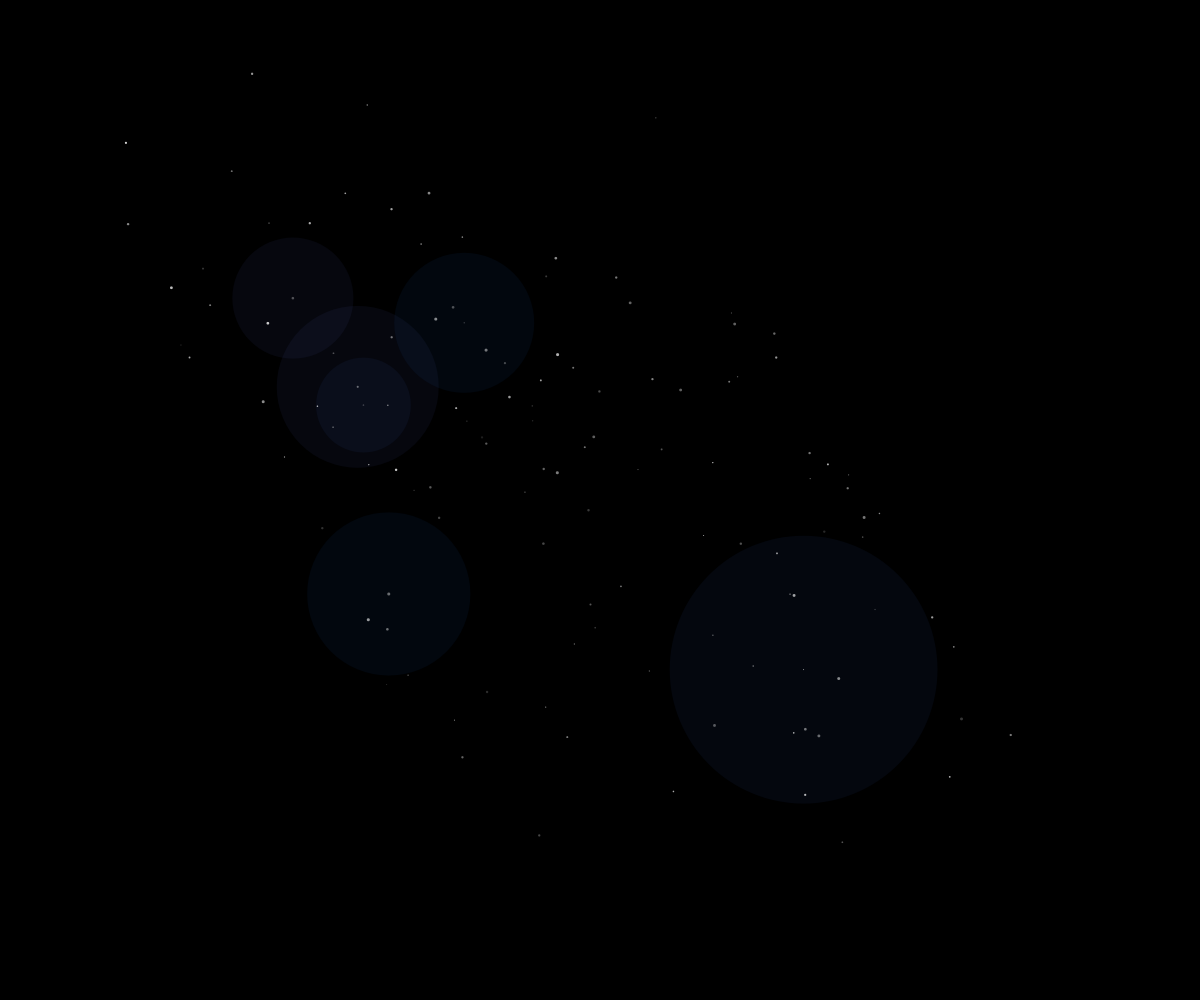
Frame 1 (no input)
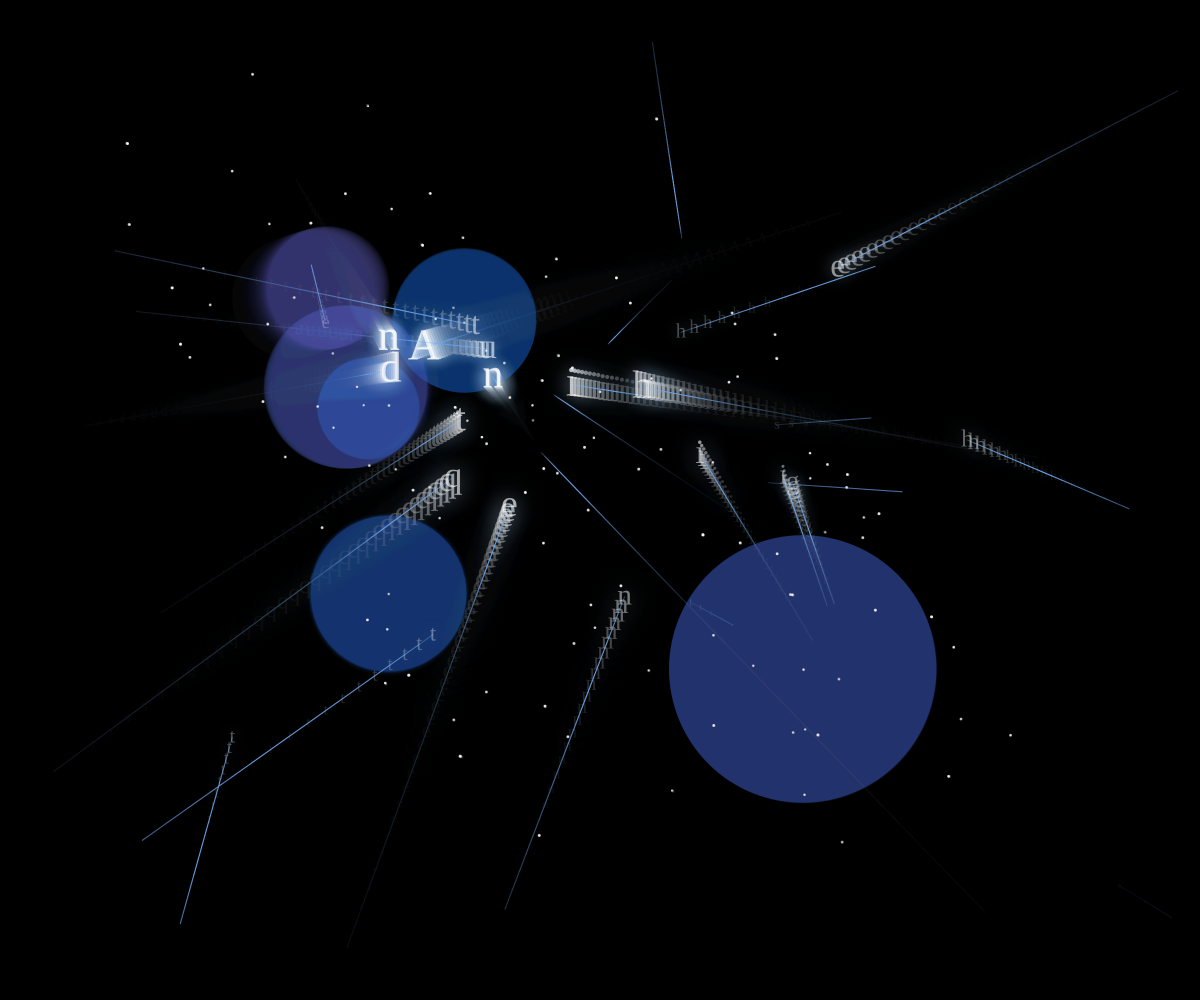
Frame 60 (no input)
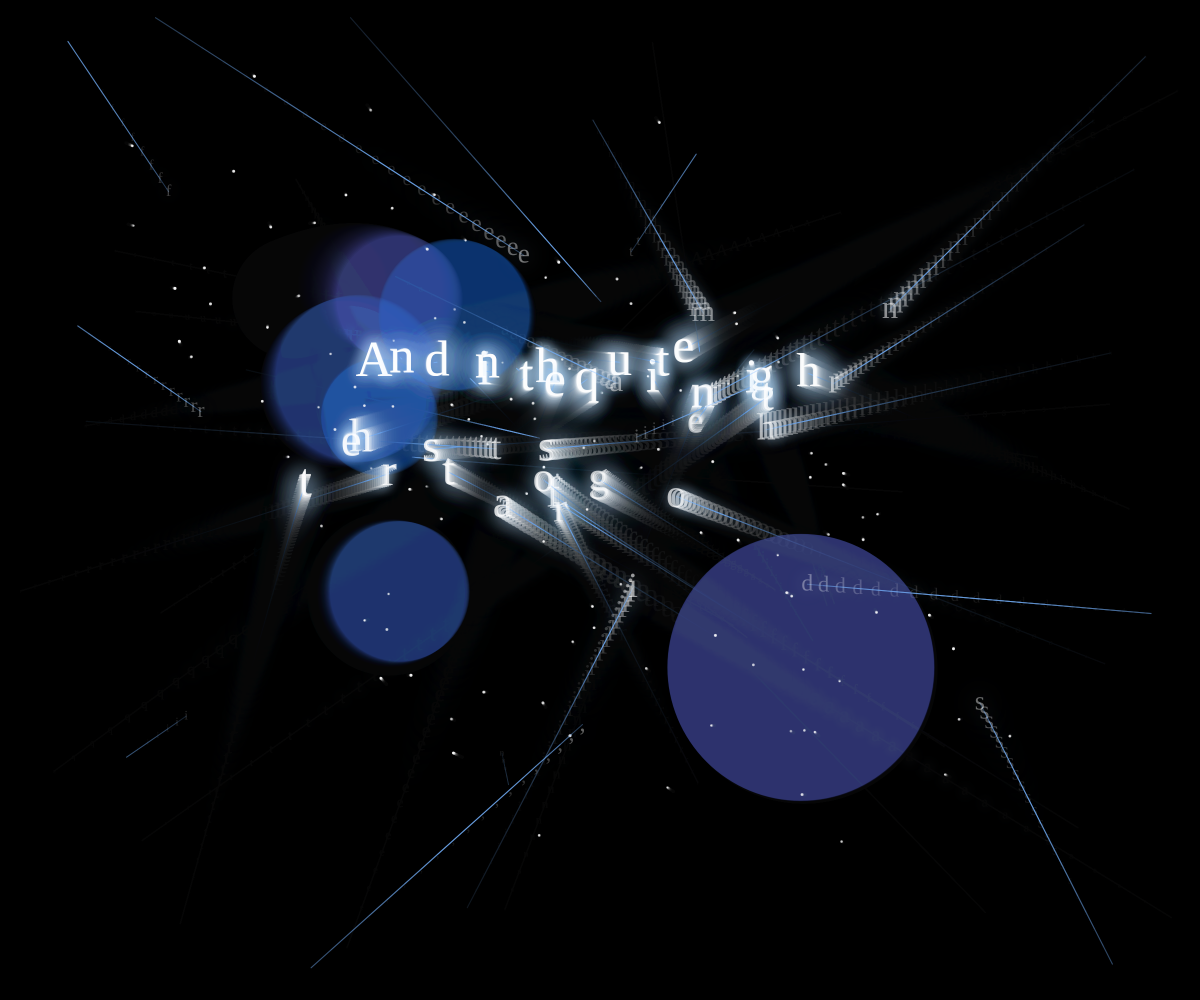
Frame 120 (the mouse pressed at the canvas centre since frame 60)

The p5.js sketch that drew these frames (run headless with seeded random() and noise() and a simulated clock; from frame 60 on, the mouse is pressed at the canvas centre):

// p5.js sketch
// ── sketch.js
// ━━━━━━━━━━━━━━━━━━━━━━━━━━━━━━━━━━━━
// COSMIC TEXT REVEAL — p5.js
// cinematic floating typography animation
// ━━━━━━━━━━━━━━━━━━━━━━━━━━━━━━━━━━━━

let lines = [
  "And in the quiet night",
  "the stars forgot their names,",
  "drifting slowly through",
  "the bloodstream of the sky."
];

let letters = [];
let reveal = 0;

function setup() {
  createCanvas(windowWidth, windowHeight);
  pixelDensity(2);
  textFont('Georgia');
  textAlign(CENTER, CENTER);

  let spacingY = 90;
  let startY = height / 2 - spacingY * 1.5;

  for (let l = 0; l < lines.length; l++) {

    let line = lines[l];
    textSize(52);

    let totalW = textWidth(line);
    let startX = width / 2 - totalW / 2;

    let x = startX;

    for (let c of line) {

      let targetX = x;
      let targetY = startY + l * spacingY;

      letters.push({

        char: c,

        // destination
        tx: targetX,
        ty: targetY,

        // start as stars
        x: random(width),
        y: random(height),

        size: random(2, 6),

        alpha: 0,

        revealed: false,

        angle: random(TWO_PI),

        orbit: random(20, 120),

        noiseOffset: random(1000),

        trail: []
      });

      x += textWidth(c);
    }
  }

  background(0);
}

function draw() {

  // cinematic fade
  background(0, 20);

  drawNebula();
  drawStars();

  // reveal progressively
  if (frameCount % 2 === 0 && reveal < letters.length) {
    letters[reveal].revealed = true;
    reveal++;
  }

  for (let p of letters) {

    if (p.revealed) {

      // galaxy-like swirling motion
      let t = frameCount * 0.01;

      let swirlX = cos(t + p.angle) * p.orbit;
      let swirlY = sin(t + p.angle) * p.orbit;

      let drift =
        map(
          noise(p.noiseOffset, frameCount * 0.003),
          0,
          1,
          -20,
          20
        );

      p.x = lerp(p.x, p.tx + swirlX * 0.05 + drift, 0.035);
      p.y = lerp(p.y, p.ty + swirlY * 0.05, 0.035);

      p.size = lerp(p.size, 52, 0.03);
      p.alpha = lerp(p.alpha, 255, 0.025);

      // save trails
      p.trail.push(createVector(p.x, p.y));

      if (p.trail.length > 12) {
        p.trail.shift();
      }
    }

    drawTrail(p);
    drawLetter(p);
  }
}

function drawLetter(p) {

  push();

  translate(p.x, p.y);

  let pulse = sin(frameCount * 0.03 + p.angle) * 15;

  // glowing bloom
  drawingContext.shadowBlur = 40 + pulse;
  drawingContext.shadowColor = 'rgba(180,220,255,0.9)';

  fill(255, 255, 255, p.alpha);

  noStroke();

  textSize(p.size);

  text(p.char, 0, 0);

  pop();
}

function drawTrail(p) {

  noFill();

  beginShape();

  for (let i = 0; i < p.trail.length; i++) {

    let pos = p.trail[i];

    stroke(120, 180, 255, i * 8);

    vertex(pos.x, pos.y);
  }

  endShape();
}

function drawStars() {

  for (let i = 0; i < 120; i++) {

    let x = noise(i * 10, frameCount * 0.0002) * width;
    let y = noise(i * 20, frameCount * 0.0002) * height;

    let b = noise(i * 30, frameCount * 0.01) * 255;

    fill(255, b);
    noStroke();

    circle(x, y, random(1, 3));
  }
}

function drawNebula() {

  noStroke();

  for (let i = 0; i < 6; i++) {

    let x =
      noise(i * 100, frameCount * 0.001) * width;

    let y =
      noise(i * 200, frameCount * 0.001) * height;

    let size =
      noise(i * 300, frameCount * 0.001) * 400;

    fill(
      80 + sin(frameCount * 0.01 + i) * 40,
      120,
      255,
      14
    );

    ellipse(x, y, size);
  }
}

function windowResized() {
  resizeCanvas(windowWidth, windowHeight);
}
